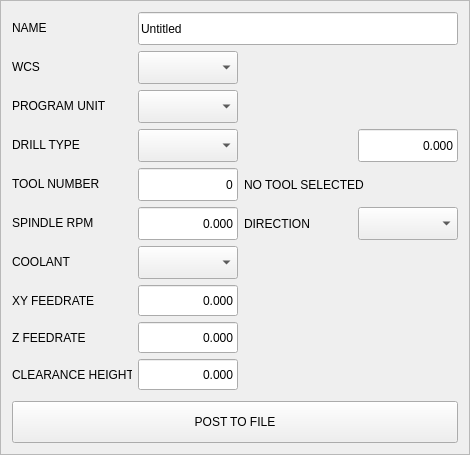
      <widget class="QFrame" name="bolt_hole_setup_frame_3">
       <property name="minimumSize">
        <size>
         <width>470</width>
         <height>430</height>
        </size>
       </property>
       <property name="maximumSize">
        <size>
         <width>470</width>
         <height>460</height>
        </size>
       </property>
       <property name="frameShape">
        <enum>QFrame::StyledPanel</enum>
       </property>
       <property name="frameShadow">
        <enum>QFrame::Raised</enum>
       </property>
       <layout class="QVBoxLayout" name="verticalLayout_64">
        <item>
         <layout class="QVBoxLayout" name="verticalLayout_4">
          <property name="bottomMargin">
           <number>0</number>
          </property>
          <item>
           <layout class="QFormLayout" name="formLayout_6">
            <item row="0" column="0">
             <widget class="QLabel" name="label_168">
              <property name="sizePolicy">
               <sizepolicy hsizetype="Preferred" vsizetype="Fixed">
                <horstretch>0</horstretch>
                <verstretch>0</verstretch>
               </sizepolicy>
              </property>
              <property name="minimumSize">
               <size>
                <width>120</width>
                <height>31</height>
               </size>
              </property>
              <property name="maximumSize">
               <size>
                <width>120</width>
                <height>31</height>
               </size>
              </property>
              <property name="styleSheet">
               <string notr="true"/>
              </property>
              <property name="lineWidth">
               <number>0</number>
              </property>
              <property name="text">
               <string>NAME</string>
              </property>
              <property name="alignment">
               <set>Qt::AlignLeading|Qt::AlignLeft|Qt::AlignVCenter</set>
              </property>
              <property name="indent">
               <number>0</number>
              </property>
             </widget>
            </item>
            <item row="0" column="1">
             <widget class="QLineEdit" name="name_input">
              <property name="minimumSize">
               <size>
                <width>0</width>
                <height>33</height>
               </size>
              </property>
              <property name="maximumSize">
               <size>
                <width>16777215</width>
                <height>33</height>
               </size>
              </property>
              <property name="text">
               <string>Untitled</string>
              </property>
             </widget>
            </item>
            <item row="1" column="0">
             <widget class="QLabel" name="label_132">
              <property name="sizePolicy">
               <sizepolicy hsizetype="Preferred" vsizetype="Fixed">
                <horstretch>0</horstretch>
                <verstretch>0</verstretch>
               </sizepolicy>
              </property>
              <property name="minimumSize">
               <size>
                <width>120</width>
                <height>31</height>
               </size>
              </property>
              <property name="maximumSize">
               <size>
                <width>120</width>
                <height>31</height>
               </size>
              </property>
              <property name="styleSheet">
               <string notr="true"/>
              </property>
              <property name="lineWidth">
               <number>0</number>
              </property>
              <property name="text">
               <string>WCS</string>
              </property>
              <property name="alignment">
               <set>Qt::AlignLeading|Qt::AlignLeft|Qt::AlignVCenter</set>
              </property>
              <property name="indent">
               <number>0</number>
              </property>
             </widget>
            </item>
            <item row="2" column="0">
             <widget class="QLabel" name="label_169">
              <property name="sizePolicy">
               <sizepolicy hsizetype="Preferred" vsizetype="Fixed">
                <horstretch>0</horstretch>
                <verstretch>0</verstretch>
               </sizepolicy>
              </property>
              <property name="minimumSize">
               <size>
                <width>120</width>
                <height>31</height>
               </size>
              </property>
              <property name="maximumSize">
               <size>
                <width>120</width>
                <height>31</height>
               </size>
              </property>
              <property name="styleSheet">
               <string notr="true"/>
              </property>
              <property name="lineWidth">
               <number>0</number>
              </property>
              <property name="text">
               <string>PROGRAM UNIT</string>
              </property>
              <property name="alignment">
               <set>Qt::AlignLeading|Qt::AlignLeft|Qt::AlignVCenter</set>
              </property>
              <property name="indent">
               <number>0</number>
              </property>
             </widget>
            </item>
            <item row="3" column="0">
             <widget class="QLabel" name="drill_type_label">
              <property name="sizePolicy">
               <sizepolicy hsizetype="Preferred" vsizetype="Fixed">
                <horstretch>0</horstretch>
                <verstretch>0</verstretch>
               </sizepolicy>
              </property>
              <property name="minimumSize">
               <size>
                <width>120</width>
                <height>31</height>
               </size>
              </property>
              <property name="maximumSize">
               <size>
                <width>120</width>
                <height>31</height>
               </size>
              </property>
              <property name="styleSheet">
               <string notr="true"/>
              </property>
              <property name="lineWidth">
               <number>0</number>
              </property>
              <property name="text">
               <string>DRILL TYPE</string>
              </property>
              <property name="alignment">
               <set>Qt::AlignLeading|Qt::AlignLeft|Qt::AlignVCenter</set>
              </property>
              <property name="indent">
               <number>0</number>
              </property>
             </widget>
            </item>
            <item row="3" column="1">
             <layout class="QHBoxLayout" name="horizontalLayout_9">
              <item>
               <widget class="QComboBox" name="drill_type_input">
                <property name="minimumSize">
                 <size>
                  <width>100</width>
                  <height>33</height>
                 </size>
                </property>
                <property name="maximumSize">
                 <size>
                  <width>100</width>
                  <height>33</height>
                 </size>
                </property>
               </widget>
              </item>
              <item>
               <widget class="QLabel" name="drill_type_param_label">
                <property name="sizePolicy">
                 <sizepolicy hsizetype="Preferred" vsizetype="Fixed">
                  <horstretch>0</horstretch>
                  <verstretch>0</verstretch>
                 </sizepolicy>
                </property>
                <property name="minimumSize">
                 <size>
                  <width>115</width>
                  <height>31</height>
                 </size>
                </property>
                <property name="maximumSize">
                 <size>
                  <width>115</width>
                  <height>31</height>
                 </size>
                </property>
                <property name="styleSheet">
                 <string notr="true"/>
                </property>
                <property name="lineWidth">
                 <number>0</number>
                </property>
                <property name="text">
                 <string/>
                </property>
                <property name="alignment">
                 <set>Qt::AlignLeading|Qt::AlignLeft|Qt::AlignVCenter</set>
                </property>
                <property name="indent">
                 <number>0</number>
                </property>
               </widget>
              </item>
              <item>
               <widget class="FloatLineEdit" name="drill_type_param_value">
                <property name="minimumSize">
                 <size>
                  <width>100</width>
                  <height>33</height>
                 </size>
                </property>
                <property name="maximumSize">
                 <size>
                  <width>100</width>
                  <height>33</height>
                 </size>
                </property>
                <property name="text">
                 <string>0.000</string>
                </property>
                <property name="alignment">
                 <set>Qt::AlignRight|Qt::AlignTrailing|Qt::AlignVCenter</set>
                </property>
                <property name="bottom" stdset="0">
                 <double>0.000000000000000</double>
                </property>
               </widget>
              </item>
             </layout>
            </item>
            <item row="4" column="0">
             <widget class="QLabel" name="tool_number_label_3">
              <property name="sizePolicy">
               <sizepolicy hsizetype="Preferred" vsizetype="Fixed">
                <horstretch>0</horstretch>
                <verstretch>0</verstretch>
               </sizepolicy>
              </property>
              <property name="minimumSize">
               <size>
                <width>120</width>
                <height>31</height>
               </size>
              </property>
              <property name="maximumSize">
               <size>
                <width>120</width>
                <height>31</height>
               </size>
              </property>
              <property name="styleSheet">
               <string notr="true"/>
              </property>
              <property name="lineWidth">
               <number>0</number>
              </property>
              <property name="text">
               <string>TOOL NUMBER</string>
              </property>
              <property name="alignment">
               <set>Qt::AlignLeading|Qt::AlignLeft|Qt::AlignVCenter</set>
              </property>
              <property name="indent">
               <number>0</number>
              </property>
             </widget>
            </item>
            <item row="4" column="1">
             <layout class="QHBoxLayout" name="horizontalLayout_10">
              <item>
               <widget class="IntLineEdit" name="tool_number_input">
                <property name="minimumSize">
                 <size>
                  <width>100</width>
                  <height>33</height>
                 </size>
                </property>
                <property name="maximumSize">
                 <size>
                  <width>100</width>
                  <height>33</height>
                 </size>
                </property>
                <property name="text">
                 <string>0</string>
                </property>
                <property name="alignment">
                 <set>Qt::AlignRight|Qt::AlignTrailing|Qt::AlignVCenter</set>
                </property>
                <property name="default_value" stdset="0">
                 <number>0</number>
                </property>
                <property name="bottom" stdset="0">
                 <number>0</number>
                </property>
               </widget>
              </item>
              <item>
               <widget class="QLabel" name="tool_description">
                <property name="sizePolicy">
                 <sizepolicy hsizetype="Preferred" vsizetype="Fixed">
                  <horstretch>0</horstretch>
                  <verstretch>0</verstretch>
                 </sizepolicy>
                </property>
                <property name="minimumSize">
                 <size>
                  <width>120</width>
                  <height>31</height>
                 </size>
                </property>
                <property name="maximumSize">
                 <size>
                  <width>16777215</width>
                  <height>31</height>
                 </size>
                </property>
                <property name="styleSheet">
                 <string notr="true"/>
                </property>
                <property name="lineWidth">
                 <number>0</number>
                </property>
                <property name="text">
                 <string>NO TOOL SELECTED</string>
                </property>
                <property name="alignment">
                 <set>Qt::AlignLeading|Qt::AlignLeft|Qt::AlignVCenter</set>
                </property>
                <property name="indent">
                 <number>0</number>
                </property>
               </widget>
              </item>
             </layout>
            </item>
            <item row="5" column="0">
             <widget class="QLabel" name="label_170">
              <property name="sizePolicy">
               <sizepolicy hsizetype="Preferred" vsizetype="Fixed">
                <horstretch>0</horstretch>
                <verstretch>0</verstretch>
               </sizepolicy>
              </property>
              <property name="minimumSize">
               <size>
                <width>120</width>
                <height>31</height>
               </size>
              </property>
              <property name="maximumSize">
               <size>
                <width>120</width>
                <height>31</height>
               </size>
              </property>
              <property name="styleSheet">
               <string notr="true"/>
              </property>
              <property name="lineWidth">
               <number>0</number>
              </property>
              <property name="text">
               <string>SPINDLE RPM</string>
              </property>
              <property name="alignment">
               <set>Qt::AlignLeading|Qt::AlignLeft|Qt::AlignVCenter</set>
              </property>
              <property name="indent">
               <number>0</number>
              </property>
             </widget>
            </item>
            <item row="5" column="1">
             <layout class="QHBoxLayout" name="horizontalLayout_11">
              <item>
               <widget class="FloatLineEdit" name="spindle_rpm_input">
                <property name="sizePolicy">
                 <sizepolicy hsizetype="Expanding" vsizetype="Fixed">
                  <horstretch>100</horstretch>
                  <verstretch>33</verstretch>
                 </sizepolicy>
                </property>
                <property name="maximumSize">
                 <size>
                  <width>100</width>
                  <height>33</height>
                 </size>
                </property>
                <property name="text">
                 <string>0.000</string>
                </property>
                <property name="alignment">
                 <set>Qt::AlignRight|Qt::AlignTrailing|Qt::AlignVCenter</set>
                </property>
                <property name="bottom" stdset="0">
                 <double>0.000000000000000</double>
                </property>
               </widget>
              </item>
              <item>
               <widget class="QLabel" name="label_171">
                <property name="sizePolicy">
                 <sizepolicy hsizetype="Preferred" vsizetype="Fixed">
                  <horstretch>0</horstretch>
                  <verstretch>0</verstretch>
                 </sizepolicy>
                </property>
                <property name="minimumSize">
                 <size>
                  <width>90</width>
                  <height>31</height>
                 </size>
                </property>
                <property name="maximumSize">
                 <size>
                  <width>115</width>
                  <height>31</height>
                 </size>
                </property>
                <property name="styleSheet">
                 <string notr="true"/>
                </property>
                <property name="lineWidth">
                 <number>0</number>
                </property>
                <property name="text">
                 <string>DIRECTION</string>
                </property>
                <property name="alignment">
                 <set>Qt::AlignLeading|Qt::AlignLeft|Qt::AlignVCenter</set>
                </property>
                <property name="indent">
                 <number>0</number>
                </property>
               </widget>
              </item>
              <item>
               <widget class="QComboBox" name="spindle_direction_input">
                <property name="minimumSize">
                 <size>
                  <width>100</width>
                  <height>33</height>
                 </size>
                </property>
                <property name="maximumSize">
                 <size>
                  <width>100</width>
                  <height>33</height>
                 </size>
                </property>
               </widget>
              </item>
             </layout>
            </item>
            <item row="6" column="0">
             <widget class="QLabel" name="label_172">
              <property name="sizePolicy">
               <sizepolicy hsizetype="Preferred" vsizetype="Fixed">
                <horstretch>0</horstretch>
                <verstretch>0</verstretch>
               </sizepolicy>
              </property>
              <property name="minimumSize">
               <size>
                <width>120</width>
                <height>31</height>
               </size>
              </property>
              <property name="maximumSize">
               <size>
                <width>120</width>
                <height>31</height>
               </size>
              </property>
              <property name="styleSheet">
               <string notr="true"/>
              </property>
              <property name="lineWidth">
               <number>0</number>
              </property>
              <property name="text">
               <string>COOLANT</string>
              </property>
              <property name="alignment">
               <set>Qt::AlignLeading|Qt::AlignLeft|Qt::AlignVCenter</set>
              </property>
              <property name="indent">
               <number>0</number>
              </property>
             </widget>
            </item>
            <item row="7" column="0">
             <widget class="QLabel" name="label_173">
              <property name="sizePolicy">
               <sizepolicy hsizetype="Preferred" vsizetype="Fixed">
                <horstretch>0</horstretch>
                <verstretch>0</verstretch>
               </sizepolicy>
              </property>
              <property name="minimumSize">
               <size>
                <width>120</width>
                <height>31</height>
               </size>
              </property>
              <property name="maximumSize">
               <size>
                <width>120</width>
                <height>31</height>
               </size>
              </property>
              <property name="styleSheet">
               <string notr="true"/>
              </property>
              <property name="lineWidth">
               <number>0</number>
              </property>
              <property name="text">
               <string>XY FEEDRATE</string>
              </property>
              <property name="alignment">
               <set>Qt::AlignLeading|Qt::AlignLeft|Qt::AlignVCenter</set>
              </property>
              <property name="indent">
               <number>0</number>
              </property>
             </widget>
            </item>
            <item row="7" column="1">
             <widget class="FloatLineEdit" name="xy_feed_rate_input">
              <property name="sizePolicy">
               <sizepolicy hsizetype="Expanding" vsizetype="Fixed">
                <horstretch>100</horstretch>
                <verstretch>33</verstretch>
               </sizepolicy>
              </property>
              <property name="maximumSize">
               <size>
                <width>100</width>
                <height>33</height>
               </size>
              </property>
              <property name="text">
               <string>0.000</string>
              </property>
              <property name="alignment">
               <set>Qt::AlignRight|Qt::AlignTrailing|Qt::AlignVCenter</set>
              </property>
              <property name="bottom" stdset="0">
               <double>0.000000000000000</double>
              </property>
             </widget>
            </item>
            <item row="8" column="0">
             <widget class="QLabel" name="label_174">
              <property name="sizePolicy">
               <sizepolicy hsizetype="Preferred" vsizetype="Fixed">
                <horstretch>0</horstretch>
                <verstretch>0</verstretch>
               </sizepolicy>
              </property>
              <property name="minimumSize">
               <size>
                <width>120</width>
                <height>31</height>
               </size>
              </property>
              <property name="maximumSize">
               <size>
                <width>120</width>
                <height>31</height>
               </size>
              </property>
              <property name="styleSheet">
               <string notr="true"/>
              </property>
              <property name="lineWidth">
               <number>0</number>
              </property>
              <property name="text">
               <string>Z FEEDRATE</string>
              </property>
              <property name="alignment">
               <set>Qt::AlignLeading|Qt::AlignLeft|Qt::AlignVCenter</set>
              </property>
              <property name="indent">
               <number>0</number>
              </property>
             </widget>
            </item>
            <item row="8" column="1">
             <widget class="FloatLineEdit" name="z_feed_rate_input">
              <property name="sizePolicy">
               <sizepolicy hsizetype="Expanding" vsizetype="Fixed">
                <horstretch>100</horstretch>
                <verstretch>33</verstretch>
               </sizepolicy>
              </property>
              <property name="maximumSize">
               <size>
                <width>100</width>
                <height>33</height>
               </size>
              </property>
              <property name="text">
               <string>0.000</string>
              </property>
              <property name="alignment">
               <set>Qt::AlignRight|Qt::AlignTrailing|Qt::AlignVCenter</set>
              </property>
              <property name="bottom" stdset="0">
               <double>0.000000000000000</double>
              </property>
             </widget>
            </item>
            <item row="10" column="0">
             <widget class="QLabel" name="label_175">
              <property name="sizePolicy">
               <sizepolicy hsizetype="Preferred" vsizetype="Fixed">
                <horstretch>0</horstretch>
                <verstretch>0</verstretch>
               </sizepolicy>
              </property>
              <property name="minimumSize">
               <size>
                <width>120</width>
                <height>31</height>
               </size>
              </property>
              <property name="maximumSize">
               <size>
                <width>120</width>
                <height>31</height>
               </size>
              </property>
              <property name="styleSheet">
               <string notr="true"/>
              </property>
              <property name="lineWidth">
               <number>0</number>
              </property>
              <property name="text">
               <string>CLEARANCE HEIGHT</string>
              </property>
              <property name="alignment">
               <set>Qt::AlignLeading|Qt::AlignLeft|Qt::AlignVCenter</set>
              </property>
              <property name="indent">
               <number>0</number>
              </property>
             </widget>
            </item>
            <item row="10" column="1">
             <widget class="FloatLineEdit" name="clearance_height_input">
              <property name="sizePolicy">
               <sizepolicy hsizetype="Expanding" vsizetype="Fixed">
                <horstretch>100</horstretch>
                <verstretch>33</verstretch>
               </sizepolicy>
              </property>
              <property name="maximumSize">
               <size>
                <width>100</width>
                <height>33</height>
               </size>
              </property>
              <property name="text">
               <string>0.000</string>
              </property>
              <property name="alignment">
               <set>Qt::AlignRight|Qt::AlignTrailing|Qt::AlignVCenter</set>
              </property>
              <property name="bottom" stdset="0">
               <double>0.000000000000000</double>
              </property>
             </widget>
            </item>
            <item row="1" column="1">
             <widget class="QComboBox" name="wcs_input">
              <property name="minimumSize">
               <size>
                <width>100</width>
                <height>33</height>
               </size>
              </property>
              <property name="maximumSize">
               <size>
                <width>100</width>
                <height>33</height>
               </size>
              </property>
             </widget>
            </item>
            <item row="2" column="1">
             <widget class="QComboBox" name="unit_input">
              <property name="minimumSize">
               <size>
                <width>100</width>
                <height>33</height>
               </size>
              </property>
              <property name="maximumSize">
               <size>
                <width>100</width>
                <height>33</height>
               </size>
              </property>
             </widget>
            </item>
            <item row="6" column="1">
             <widget class="QComboBox" name="coolant_input">
              <property name="minimumSize">
               <size>
                <width>100</width>
                <height>33</height>
               </size>
              </property>
              <property name="maximumSize">
               <size>
                <width>100</width>
                <height>33</height>
               </size>
              </property>
             </widget>
            </item>
           </layout>
          </item>
          <item>
           <layout class="QHBoxLayout" name="horizontalLayout">
            <property name="topMargin">
             <number>5</number>
            </property>
            <item>
             <widget class="QPushButton" name="post_to_file">
              <property name="minimumSize">
               <size>
                <width>0</width>
                <height>42</height>
               </size>
              </property>
              <property name="maximumSize">
               <size>
                <width>16777215</width>
                <height>42</height>
               </size>
              </property>
              <property name="text">
               <string>POST TO FILE</string>
              </property>
             </widget>
            </item>
           </layout>
          </item>
         </layout>
        </item>
       </layout>
      </widget>
